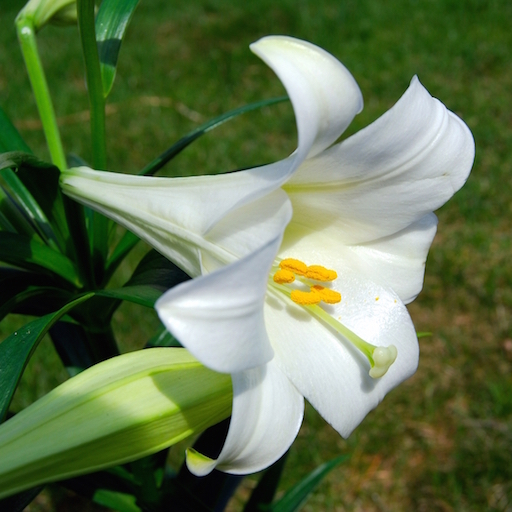
#> input picture alpha/AI/ML/data/lily.jpg, 512 x 512 px, found by its file name
$ python demo08_image.py   (older library calls are emulated)
#> lines starting #> are read from the running program, lines starting #| are printed output that depends on the picture
# -*- coding: utf-8 -*-
from __future__ import unicode_literals
import numpy as np
import scipy.misc as sm
import scipy.ndimage as sn
import matplotlib.pyplot as mp

img = sm.imread('../data/lily.jpg', True)
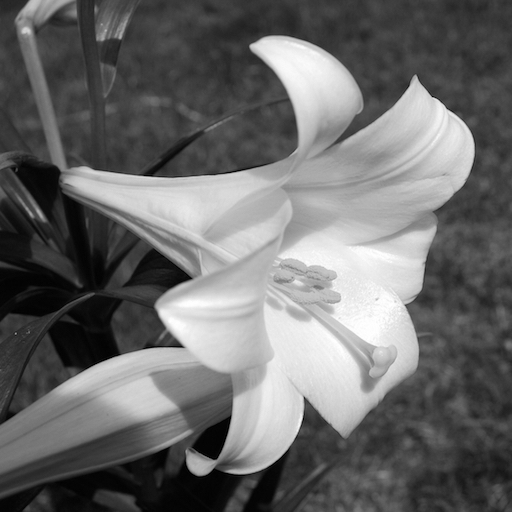
#> img: shape (512, 512) float32; min 0, max 255, mean 106.7
mp.figure('Image', facecolor='lightgray')
mp.subplot(221)
mp.axis('off')  # 关闭坐标轴
mp.imshow(img, cmap='gray')

# 高斯模糊
img1 = sn.median_filter(img, 21)
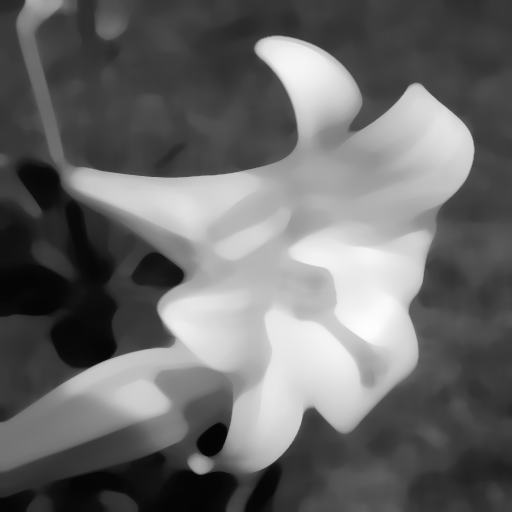
#> img1: shape (512, 512) float32; min 4.23, max 253.2, mean 106.4
mp.subplot(222)
mp.axis('off')  # 关闭坐标轴
mp.imshow(img1, cmap='gray')

# 角度旋转
img2 = sn.rotate(img, 45)
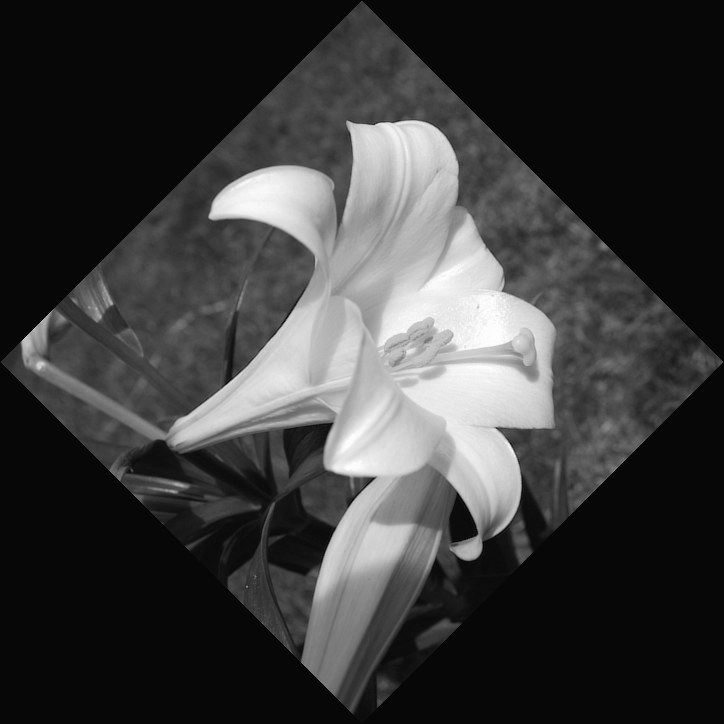
#> img2: shape (724, 724) float32; min -8.27, max 255.8, mean 53.3; drawn with min black and max white
mp.subplot(223)
mp.axis('off')  # 关闭坐标轴
mp.imshow(img2, cmap='gray')

# 边缘识别
img3 = sn.prewitt(img)
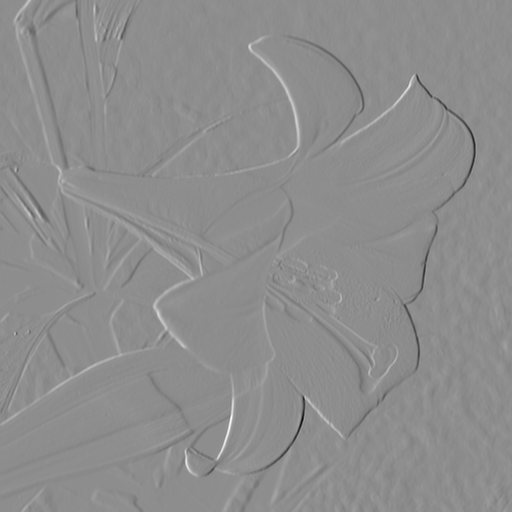
#> img3: shape (512, 512) float32; min -651.5, max 521.3, mean 0.1; drawn with min black and max white
mp.subplot(224)
mp.axis('off')  # 关闭坐标轴
mp.imshow(img3, cmap='gray')


mp.show()

$ run again, with alpha/AI/ML/data/deformed.jpg copied over alpha/AI/ML/data/lily.jpg
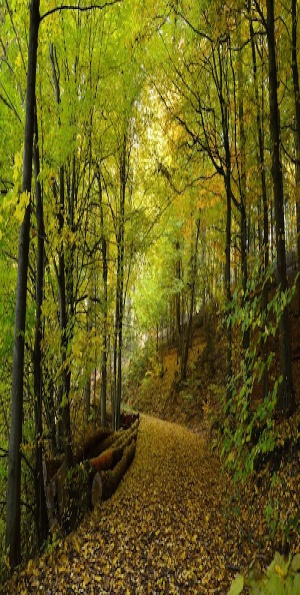
#> input picture alpha/AI/ML/data/deformed.jpg, 300 x 595 px, found by its file name
#> `img2 = sn.rotate(img, 45)`:
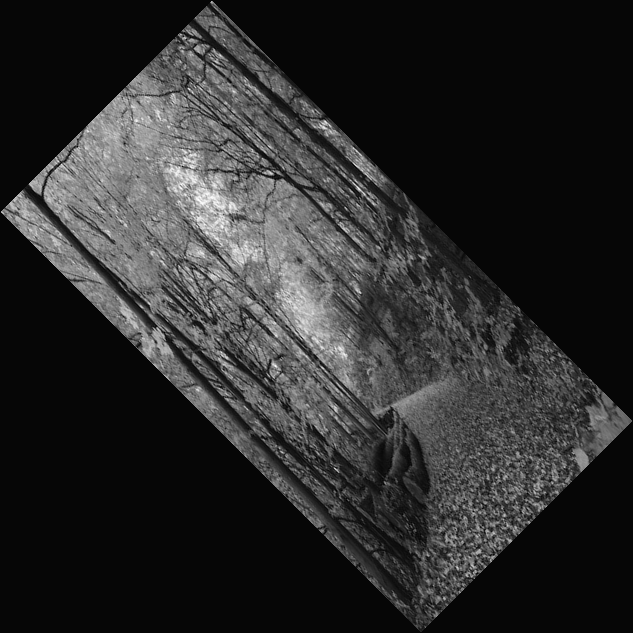
#> img2: shape (633, 633) float32; min -6.2, max 253.7, mean 38.3; drawn with min black and max white
#> `img3 = sn.prewitt(img)`:
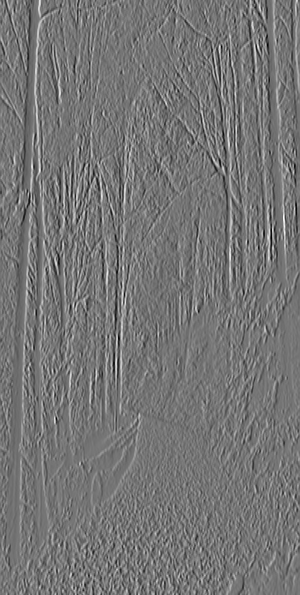
#> img3: shape (595, 300) float32; min -531.9, max 617.9, mean -1; drawn with min black and max white
